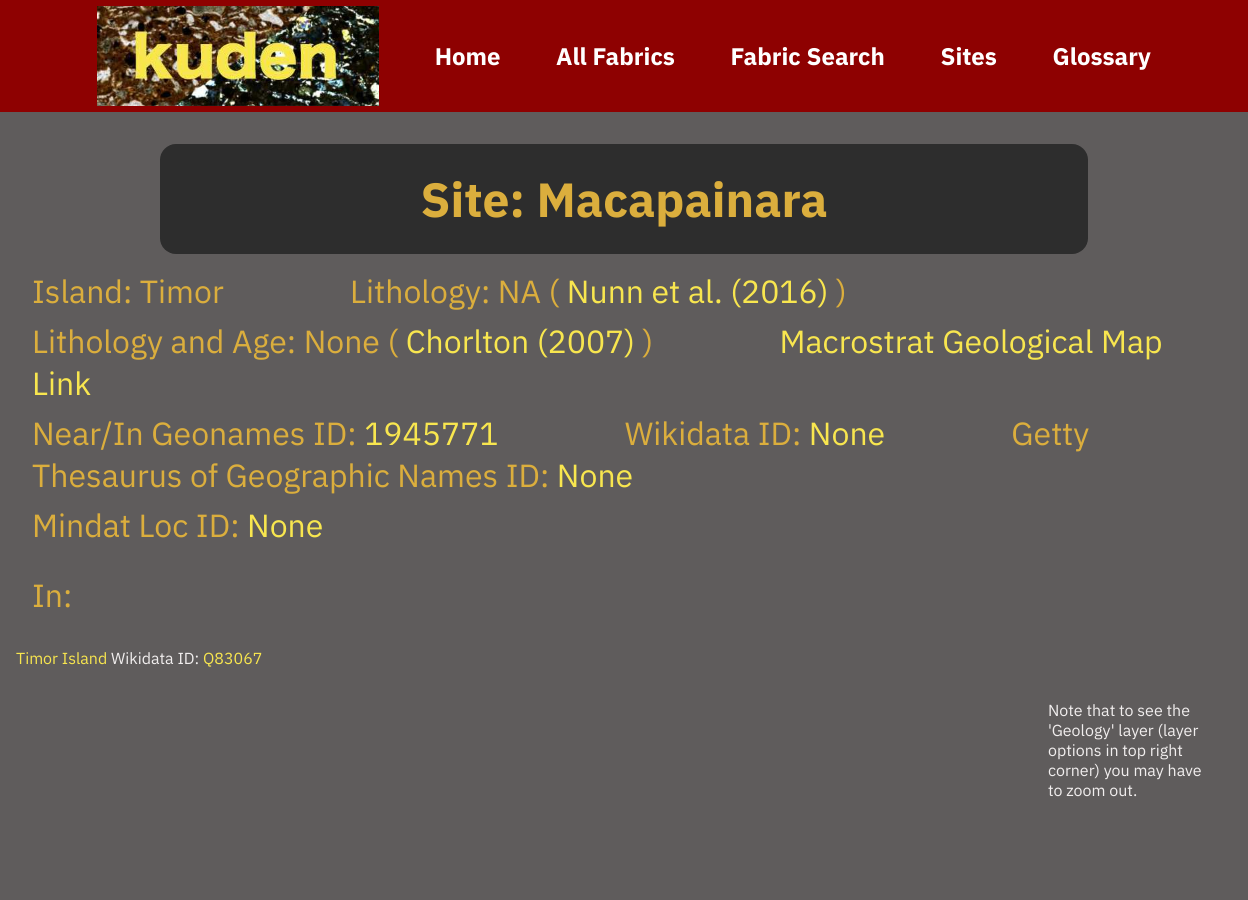
Before: /site_macapainara (upper part) with the older database file.
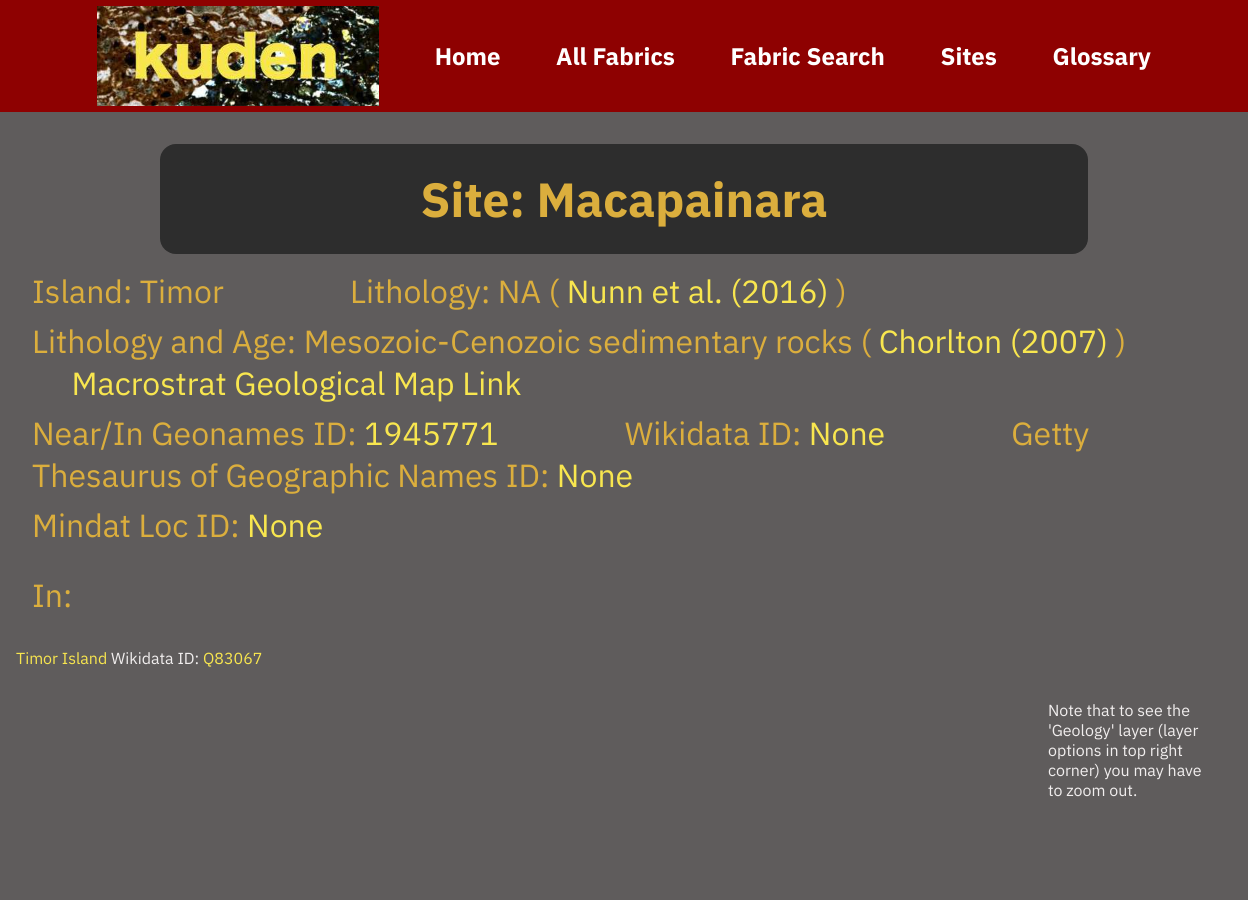
After: the same page with the newer database file.
### fabrics2/models.py (models this page shows, shortened)
class Site(models.Model):
    slug = models.SlugField(default="", blank= True, null = False, db_index=True)
    name = models.CharField(max_length= 20)
    island = models.CharField(max_length= 20, null=True)
    lat = models.DecimalField(null=True, max_digits=9, decimal_places=6)
    lng = models.DecimalField(null=True, max_digits=9, decimal_places=6)
    geonames_id = models.IntegerField(null=True, blank=True)
    open_location_code = models.CharField(null=True, blank=True, max_length=100)
    wikidata_id = models.CharField(null=True, blank=True, max_length=100)
    gettyname = models.CharField(null=True, max_length= 100, blank=True)
    fabrics = models.ManyToManyField(Fabric, related_name="sites", blank=True)
    has_full = models.BooleanField(default=False)
    has_image = models.BooleanField(default=False)
    island_type = models.CharField(null=True, blank=True, max_length=100)
    macrostrat = models.CharField(null=True, blank=True, max_length=200)
    mindatname = models.CharField(null=True, max_length= 100, blank=True)
    site_lithologies = models.ManyToManyField(Lithology, related_name="at_sites", blank=True)
    ceramic_periods = models.ManyToManyField(CeramicPeriod, related_name="sites", blank=True)
    comments = models.TextField(null=True, blank=True)
    volcano = models.ManyToManyField(Volcano, related_name="site", blank=True)
    def __str__(self):
        return f"{self.name} ({self.island})"
    @property
    def fabric_string(self):
        fabs = self.fabrics.all()
        fabstring = ''
        for fab in fabs:
            fabstring = fabstring + " (" + fab.name + " " + fab.desc + ")"
        return fabstring

class Wikisite(models.Model):
    slug = models.SlugField(default="", blank= True, null = False, db_index=True)
    name = models.CharField(max_length= 20)
    desc = models.CharField(null=True, max_length= 100, blank=True)
    geoname = models.CharField(null=True, max_length= 100, blank=True)
    gettyname = models.CharField(null=True, max_length= 100, blank=True)
    mindatname = models.CharField(null=True, max_length= 100, blank=True)
    sites = models.ManyToManyField(Site, related_name="wikisite", blank=True)
    lat = models.DecimalField(null=True, max_digits=9, decimal_places=6)
    lng = models.DecimalField(null=True, max_digits=9, decimal_places=6)
    macrostrat = models.CharField(null=True, blank=True, max_length=200)
    comments = models.TextField(null=True, blank=True)
    volcano = models.ManyToManyField(Volcano, related_name="wikisite", blank=True)

### fabrics2/views.py (the view)
# urls.py: path("site_<slug:slug>", views.site, name="site-type"),
def site(request, slug):
    identified_site = get_object_or_404(Site, slug=slug)
    site_slides = identified_site.slides.all()
    return render(request, "fabrics2/site.html", {
        "site": identified_site,
        "site_slides": site_slides,
        "site_fabrics": identified_site.fabrics.all(),
        "site_references": Report.objects.all().filter(slides__in=site_slides).distinct(),
        "site_wikis": identified_site.wikisite.all(),
        "volcanoes": Volcano.objects.all(),
        "has_volcanoes" : identified_site.volcano.all(),
        "mbsu": mbsu,
        "thsu":thsu
    })

### fabrics2/models.py (called while the page is built)
    def __str__(self):
        return f"{self.slug} ({self.desc})"

### fabrics2/templates/fabrics2/site.html (shortened to what this page needs)
{% extends "base.html" %}
{% load static %}
{% block css_files %}
  <link rel="stylesheet" href="{% static "fabrics2/fabric.css" %}">
  <link rel="stylesheet" href="{% static "fabrics2/fabrics.css" %}">
  <link rel="stylesheet" href="{% static "fabrics2/abuntable.css" %}">
  <link rel="stylesheet" href="{% static "fabrics2/header.css" %}">
  <link rel="stylesheet" href="{% static "fabrics2/leaflet.css" %}">
{% endblock %}
{% block content %} {% include "fabrics2/includes/header.html" %}
<h1>Site: {{ site.name }}</h1>
<h2>Island: {{ site.island }} &emsp; &emsp; &emsp; Lithology: {{ site.island_type }} ( <a href="https://geoscienceletters.springeropen.com/articles/10.1186/s40562-016-0041-8" target="_blank">Nunn et al. (2016)</a> )</h2>
<h2>Lithology and Age: {{site.macrostrat}} ( <a href="https://doi.org/10.4095/223767" target="_blank">Chorlton (2007)</a> ) &emsp; &emsp; &emsp; <a href="https://macrostrat.org/map/loc/{{site.lng}}/{{site.lat}}#z=5.0" target="_blank">Macrostrat Geological Map Link</a>  </h2>
<h2>Near/In Geonames ID: <a href="https://www.geonames.org/{{ site.geonames_id }}" target="_blank">{{ site.geonames_id }}</a>  &emsp; &emsp; &emsp; Wikidata ID: <a href="https://www.wikidata.org/wiki/{{ site.wikidata_id }}" target="_blank">{{ site.wikidata_id }}</a>  &emsp; &emsp; &emsp; Getty Thesaurus of Geographic Names ID: <a href="https://vocab.getty.edu/page/tgn/{{ site.gettyname }}" target="_blank">{{ site.gettyname }}</a></h2>
<h2>Mindat Loc ID: <a href="https://www.mindat.org/loc-{{ site.mindatname }}.html" target="_blank">{{ site.mindatname }}</a> </h2>
{% if site_wikis %}
 <br>
  <h2>In:</h2>
  {% for wikis in site_wikis %}
<p><a href="{% url "wikisite-type" wikis.slug %}">{{wikis.desc}}</a>  Wikidata ID: <a href="https://www.wikidata.org/wiki/{{ wikis.name }}" target="_blank">{{ wikis.name }}</a> </p>
  {% endfor %}
{% endif%}
<div id="map"></div>
<p>Note that to see the 'Geology' layer (layer options in top right corner) you may have to zoom out. </p>
{% if site_slides %}
  {% for slide in site_slides %}
    <br>
  {% endfor %}
{% else %}
  <p>No representative slide details available.</p>
{% endif%}
{% endblock %}

### templates/base.html (shortened to what this page needs)
{% load static %}
<!DOCTYPE html>
<html lang="en">
  <head>
   <link rel="stylesheet" href="{% static "styles.css"%}">
    {%block css_files %}{% endblock %}
  </head>
  <body>
    {% block content %}{% endblock %}
  </body>
</html>

### fabrics2/templates/fabrics2/includes/header.html
{% load static %}
<header>
  <nav>
    <img src="{% static "images/KudenLogo.jpg" %}" alt="vimipo_logo" height="100"> &emsp; &emsp; &emsp;
    <a href="{% url "home" %}">Home</a> &emsp; &emsp; &emsp;
    <a href="{% url "index" 0 %}">All Fabrics</a> &emsp; &emsp; &emsp;
    <a href="{% url "search" %}">Fabric Search</a> &emsp; &emsp; &emsp;
    <a href="{% url "site-index" %}">Sites</a> &emsp; &emsp; &emsp;
    <a href="{% url "glossary" %}">Glossary</a>
  </nav>
</header>

### fabrics2/templates/fabrics2/includes/abuntable.html (shortened to what this page needs)
{% load static %}

### fabrics2/templates/fabrics2/includes/footer.html (shortened to what this page needs)
{% load static %}

### static/styles.css (style rules this page uses)
html { font-family: 'IBM Plex Sans', sans-serif; }
body { margin: 0rem 0rem 0rem 0rem; background-color: #5f5c5c; color: #f1eeee; }
p { font-size: 1rem; font-weight: normal; text-align: left; color: #f1eeee; margin: 2rem 2rem 1rem 1rem; }
h1 { font-size: 3rem; font-weight: bold; text-align: center; color: #dbae3d; margin: 2rem 10rem 1rem 10rem; background-color: #2d2d2d; border-radius: 16px; padding: 1.5rem; }
h2 { font-size: 2rem; text-align: left; color: #dbae3d; font-weight: normal; margin: 4rem 2rem 0rem 1rem; }
a { text-decoration: none; color: #f8e64f }

### fabrics2/static/fabrics2/fabric.css (style rules this page uses)
#map { width: 1000px; height: 400px; margin: 2rem 2rem 1rem 1rem; float: left; }
h1 { font-size: 3rem; }
h2 { font-size: 2rem; text-align: left; font-weight: normal; margin: 2rem 2rem 1rem 2rem; }

### fabrics2/static/fabrics2/fabrics.css (style rules this page uses)
h2 { margin: 0.5rem 2rem 0rem 2rem; }

### fabrics2/static/fabrics2/header.css (style rules this page uses)
header { width: 100%; height: 7rem; background-color: #8e0101; margin: 0 0 1rem 0; }
header nav { width: 100%; height: 100%; display: flex; justify-content: center; align-items: center; }
header nav a { color: white; font-size: 1.5rem; font-weight: bold; }

Changed rows visible on the page:
changed Site "Macapainara": macrostrat "None" → "Mesozoic-Cenozoic sedimentary rocks"
